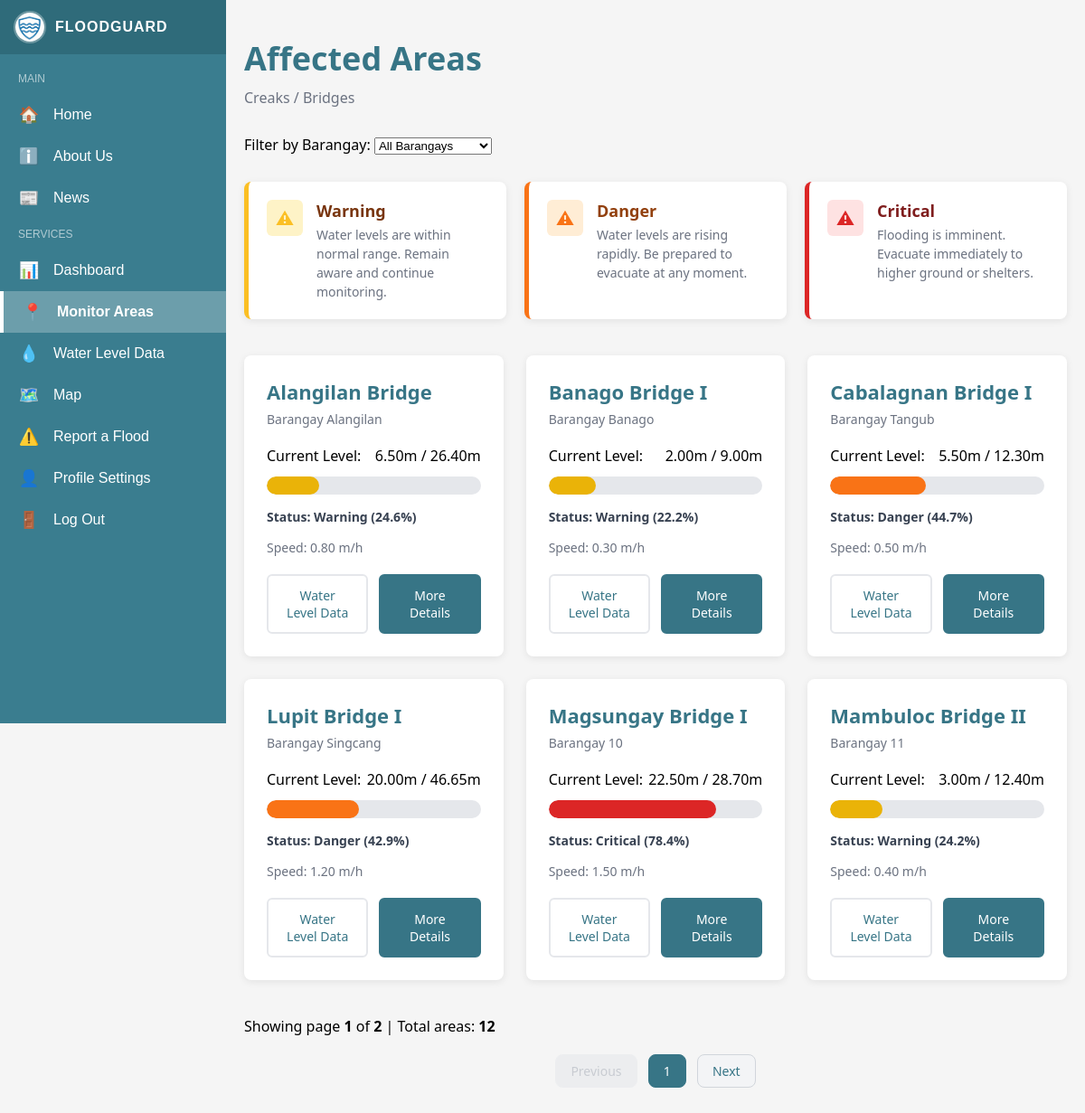
Page /views/user-affected-areas.php (signed in) on the committed database.
### tables this page shows
CREATE TABLE `affected_areas` (
  `id` int(10) UNSIGNED NOT NULL,
  `name` varchar(100) NOT NULL,
  `location` varchar(150) NOT NULL,
  `current_level` decimal(5,2) NOT NULL DEFAULT 0.00,
  `max_level` decimal(5,2) NOT NULL DEFAULT 0.00,
  `speed` decimal(5,2) NOT NULL DEFAULT 0.00,
  `updated_at` timestamp NOT NULL DEFAULT current_timestamp() ON UPDATE current_timestamp()
);

### controllers/affected-areas-controller.php (called while the page is built, shortened)
<?php
require_once __DIR__ . '/../config/config.php';
require_once __DIR__ . '/../models/affected_areas.php';
$selectedBarangay = isset($_GET['barangay']) ? trim($_GET['barangay']) : '';
$itemsPerPage = 6;
$currentPage = isset($_GET['page']) && is_numeric($_GET['page']) ? intval($_GET['page']) : 1;
if ($selectedBarangay) {
    $allAreas = get_affected_areas_by_location($conn, $selectedBarangay);
    $totalRecords = count($allAreas);
    $totalPages = max(1, ceil($totalRecords / $itemsPerPage));
    $offset = ($currentPage - 1) * $itemsPerPage;
    $bridges_data = array_slice($allAreas, $offset, $itemsPerPage);
} else {
    $totalRecords = get_affected_areas_count($conn);
    $totalPages = max(1, ceil($totalRecords / $itemsPerPage));
    $offset = ($currentPage - 1) * $itemsPerPage;
    $bridges_data = get_affected_areas_paginated($conn, $itemsPerPage, $offset);
}
$bridges = [];
if ($bridges_data) {
    foreach ($bridges_data as $area) {
        $current = (float)$area['current_level'];
        $max = (float)$area['max_level'];
        $percentage = ($max > 0) ? min(100, ($current / $max) * 100) : 0;
        if ($percentage < 30) {
            $statusClass = 'warning';
        } elseif ($percentage < 75) {
            $statusClass = 'danger';
        } else {
            $statusClass = 'critical';
        }
        $bridges[] = [
            'name' => htmlspecialchars($area['name']),
            'location' => htmlspecialchars($area['location']),
            'current_level' => $current,
            'max_level' => $max,
            'speed' => (float)$area['speed'],
            'status' => $statusClass,
            'percentage' => round($percentage, 1)
        ];
    }
}
function generatePaginationButtons($currentPage, $totalPages, $selectedBarangay) {
    $buttons = [];
    if ($currentPage > 1) {
        $buttons[] = ['page' => $currentPage - 1, 'label' => 'Previous', 'active' => false, 'disabled' => false];
    } else {
        $buttons[] = ['page' => 1, 'label' => 'Previous', 'active' => false, 'disabled' => true];
    }
    $buttons[] = ['page' => $currentPage, 'label' => $currentPage, 'active' => true, 'disabled' => false];
    if ($currentPage < $totalPages) {
        $buttons[] = ['page' => $currentPage + 1, 'label' => 'Next', 'active' => false, 'disabled' => false];
    } else {
        $buttons[] = ['page' => $totalPages, 'label' => 'Next', 'active' => false, 'disabled' => true];
    }
    return $buttons;
}
$paginationButtons = generatePaginationButtons($currentPage, $totalPages, $selectedBarangay);
function getProgressClass($status) {
    return "progress-" . $status;
}
function getStatusLabel($status) {
    switch ($status) {
        case 'warning':
            return 'Warning';
        case 'danger':
            return 'Danger';
        case 'critical':
            return 'Critical';
    }
}
?>

### models/affected_areas.php (called while the page is built, shortened)
<?php
function get_affected_areas_paginated($conn, $limit = 10, $offset = 0) {
    $areas = [];
    $limit = intval($limit);
    $offset = intval($offset);
    $query = "SELECT id, name, location, current_level, max_level, speed, updated_at
              FROM affected_areas
              ORDER BY name ASC LIMIT $limit OFFSET $offset";
    $result = $conn->query($query);
    if ($result && $result->num_rows > 0) {
        while ($row = $result->fetch_assoc()) {
            $areas[] = $row;
        }
    }
    return $areas;
}
function get_affected_areas_count($conn) {
    $query = "SELECT COUNT(*) as total FROM affected_areas";
    $result = $conn->query($query);
    if ($result) {
        $row = $result->fetch_assoc();
        return (int)$row['total'];
    }
    return 0;
}
?>

### views/user-affected-areas.php (the view, shortened to what this page needs)
<?php
include '../controllers/affected-areas-controller.php';
?>
<!DOCTYPE html>
<html lang="en">
<head>
    <link rel="stylesheet" href="../assets/css/useraffectedareas.css">
</head>
<body>
<?php include 'include/user-sidebar.php'; ?>
<main class="affected-areas-page">
<div class="container">
    <div class="page-header">
        <h1 class="page-title">Affected Areas</h1>
        <p class="page-subtitle">Creaks / Bridges</p>
    </div>
    <div class="filter-box" style="margin-bottom: 30px;">
        <form method="GET" class="filter-form">
            <label for="barangayFilter">Filter by Barangay:</label>
            <select id="barangayFilter" name="barangay" onchange="this.form.submit()">
                <option value="">All Barangays</option>
            </select>
        </form>
    </div>
    <section class="alert-section">
        <div class="alert-card alert-warning">
            <div class="alert-icon"><span>⚠</span></div>
            <div class="alert-content">
                <h3 class="alert-level">Warning</h3>
                <p class="alert-message">Water levels are within normal range. Remain aware and continue monitoring.</p>
            </div>
        </div>
        <div class="alert-card alert-danger">
            <div class="alert-icon"><span>⚠</span></div>
            <div class="alert-content">
                <h3 class="alert-level">Danger</h3>
                <p class="alert-message">Water levels are rising rapidly. Be prepared to evacuate at any moment.</p>
            </div>
        </div>
        <div class="alert-card alert-critical">
            <div class="alert-icon"><span>⚠</span></div>
            <div class="alert-content">
                <h3 class="alert-level">Critical</h3>
                <p class="alert-message">Flooding is imminent. Evacuate immediately to higher ground or shelters.</p>
            </div>
        </div>
    </section>
    <div class="bridge-grid">
    <?php foreach($bridges as $bridge): ?>
        <div class="bridge-card">
            <h2 class="bridge-name">
                <?= htmlspecialchars($bridge['name']) ?>
            </h2>
            <p class="bridge-location">
                <?= htmlspecialchars($bridge['location']) ?>
            </p>
            <div class="level-info">
                <span>Current Level:</span>
                <span>
                    <?= number_format($bridge['current_level'], 2) ?>m /
                    <?= number_format($bridge['max_level'], 2) ?>m
                </span>
            </div>
            <div class="progress-bar">
                <div class="progress-fill <?= getProgressClass($bridge['status']) ?>"
                    style="width: <?= $bridge['percentage'] ?>%;">
                </div>
            </div>
            <p class="status-label">
                Status: <?= getStatusLabel($bridge['status']) ?> (<?= $bridge['percentage'] ?>%)
            </p>
            <p class="speed-info">
                Speed: <?= number_format($bridge['speed'], 2) ?> m/h
            </p>
            <div class="button-group">
                <a href="user-water-level-data.php" class="btn btn-outline">
                    Water Level Data
                </a>
                <a href="user-view-map.php" class="btn btn-primary">
                    More Details
                </a>
            </div>
        </div>
    <?php endforeach; ?>
    </div>
    <div class="pagination-info">
        <p>Showing page <strong><?php echo $currentPage; ?></strong> of <strong><?php echo $totalPages; ?></strong> | Total areas: <strong><?php echo $totalRecords; ?></strong></p>
    </div>
    <div class="pagination-section" style="margin: 20px 0; text-align: center;">
        <?php if (!empty($paginationButtons)): ?>
            <?php foreach ($paginationButtons as $btn): ?>
                <?php if ($btn['active']): ?>
                    <span class="pagination-btn current"><?php echo $btn['label']; ?></span>
                <?php elseif ($btn['disabled']): ?>
                    <span class="pagination-btn disabled" style="opacity:0.5;cursor:not-allowed;"><?php echo $btn['label']; ?></span>
                <?php else: ?>
                    <a href="?page=<?php echo $btn['page']; ?>" class="pagination-btn"><?php echo $btn['label']; ?></a>
                <?php endif; ?>
            <?php endforeach; ?>
        <?php endif; ?>
    </div>
</div>
</main>
</body>
</html>

### assets/css/useraffectedareas.css (style rules this page uses)
* { margin: 0; padding: 0; box-sizing: border-box; }
body { font-family: system-ui, -apple-system, BlinkMacSystemFont, 'Segoe UI', Roboto, Oxygen, Ubuntu, Cantarell, 'Open Sans', 'Helvetica Neue', sans-serif; background-color: #f5f5f5; }
.affected-areas-page { padding: 40px 20px; min-height: 600px; }
.container { max-width: 1200px; margin: 0 auto; }
.page-header { margin-bottom: 30px; }
.page-title { color: #377586; font-size: 36px; font-weight: 600; margin-bottom: 8px; }
.page-subtitle { color: #6b7280; font-size: 16px; }
.alert-section { display: grid; grid-template-columns: repeat(3, 1fr); gap: 20px; margin-bottom: 40px; }
.alert-card { background: white; border-radius: 8px; padding: 20px; display: flex; gap: 15px; align-items: flex-start; box-shadow: 0 2px 8px rgba(0, 0, 0, 0.08); border-left: 5px solid; }
.alert-warning { border-left-color: #fbbf24; }
.alert-danger { border-left-color: #f97316; }
.alert-critical { border-left-color: #dc2626; }
.alert-icon { width: 40px; height: 40px; display: flex; align-items: center; justify-content: center; border-radius: 6px; font-size: 20px; flex-shrink: 0; font-weight: 600; }
.alert-warning .alert-icon { background-color: #fef3c7; color: #fbbf24; }
.alert-danger .alert-icon { background-color: #ffedd5; color: #f97316; }
.alert-critical .alert-icon { background-color: #fee2e2; color: #dc2626; }
.alert-content { flex: 1; }
.alert-level { font-size: 18px; font-weight: 700; margin-bottom: 4px; color: #1f2937; }
.alert-warning .alert-level { color: #78350f; }
.alert-danger .alert-level { color: #92400e; }
.alert-critical .alert-level { color: #7f1d1d; }
.alert-message { font-size: 14px; color: #4b5563; line-height: 1.5; font-weight: 500; }
.alert-message { font-size: 14px; color: #6b7280; line-height: 1.5; }
.bridge-grid { display: grid; grid-template-columns: repeat(3, 1fr); gap: 25px; margin-bottom: 40px; }
.bridge-card { background: white; border-radius: 8px; padding: 25px; box-shadow: 0 2px 8px rgba(0, 0, 0, 0.08); }
.bridge-name { font-size: 22px; font-weight: 600; color: #377586; margin-bottom: 6px; }
.bridge-location { font-size: 14px; color: #6b7280; margin-bottom: 20px; }
.level-info { display: flex; justify-content: space-between; align-items: center; margin-bottom: 12px; }
.progress-bar { width: 100%; height: 20px; background-color: #e5e7eb; border-radius: 10px; overflow: hidden; margin-bottom: 15px; }
.progress-fill { height: 100%; border-radius: 10px; transition: width 0.3s ease; }
.progress-warning { background-color: #eab308; }
.progress-danger { background-color: #f97316; }
.progress-critical { background-color: #dc2626; }
.status-label { font-size: 14px; color: #374151; margin-bottom: 15px; font-weight: 600; }
.speed-info { font-size: 14px; color: #6b7280; margin-bottom: 20px; }
.button-group { display: flex; gap: 12px; }
.btn { flex: 1; padding: 12px 20px; border-radius: 6px; font-size: 14px; font-weight: 500; cursor: pointer; transition: all 0.3s; text-align: center; text-decoration: none; display: inline-block; }
.btn-outline { background: white; color: #377586; border: 2px solid #e5e7eb; }
.btn-primary { background: #377586; color: white; border: 2px solid #377586; }
.pagination-section { margin: 20px 0; text-align: center; }
.pagination-btn { display: inline-block; margin: 0 4px; padding: 8px 16px; border-radius: 8px; background: #f3f4f6; color: #377586; font-size: 14px; font-weight: 500; text-decoration: none; border: 1px solid #d1d5db; transition: background 0.2s, color 0.2s; }
.pagination-btn.current { background: #377586; color: #fff; border: 1px solid #377586; }

### assets/css/sidebar.css (style rules this page uses)
main { margin-left: 250px; transition: margin-left 0.3s ease; }

### rows in the picture
affected_areas: name "Alangilan Bridge", location "Barangay Alangilan", current_level "6.50", max_level "26.40", status "Warning", percentage "24.6", speed "0.80", id "1"
affected_areas: name "Banago Bridge I", location "Barangay Banago", current_level "2.00", max_level "9.00", status "Warning", percentage "22.2", speed "0.30"
affected_areas: name "Cabalagnan Bridge I", location "Barangay Tangub", current_level "5.50", max_level "12.30", status "Danger", percentage "44.7", speed "0.50"
affected_areas: name "Lupit Bridge I", location "Barangay Singcang", current_level "20.00", max_level "46.65", status "Danger", percentage "42.9", speed "1.20"
affected_areas: name "Magsungay Bridge I", location "Barangay 10", current_level "22.50", max_level "28.70", status "Critical", percentage "78.4", speed "1.50"
affected_areas: name "Mambuloc Bridge II", location "Barangay 11", current_level "3.00", max_level "12.40", status "Warning", percentage "24.2", speed "0.40"

### other values in the picture
$currentPage "1"
$totalPages "2"
$totalRecords "12"
$btn['label'] "Previous"
$btn['label'] "Next"
